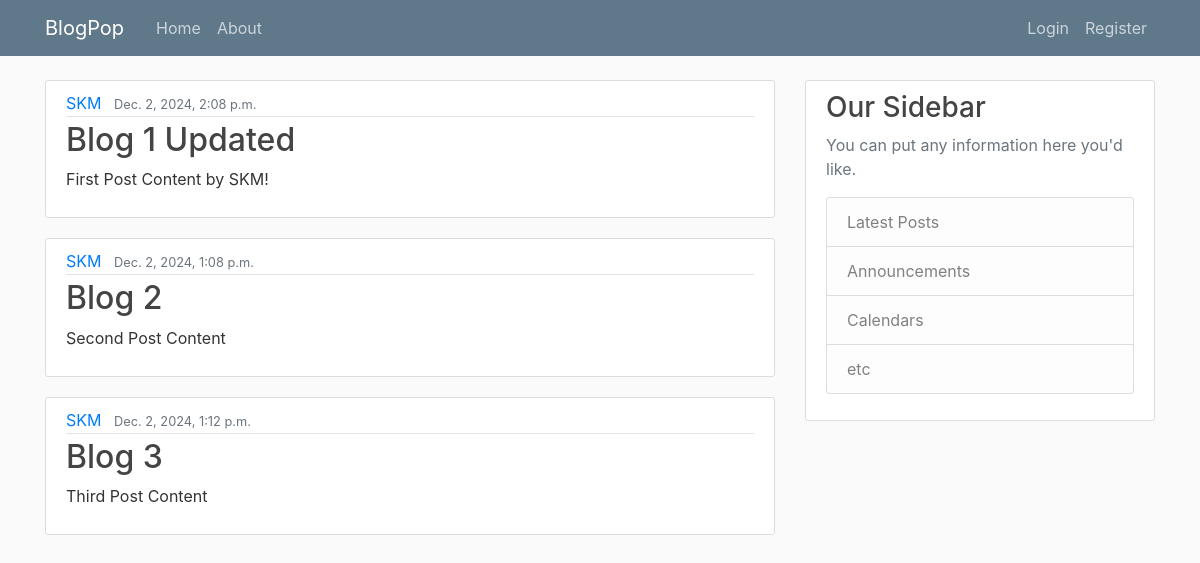
The page / on the database its author committed.
### BlogPop/models.py (models this page shows, shortened)
class Post(models.Model):
    title = models.CharField(max_length=100)
    content = models.TextField()
    date_posted = models.DateTimeField(default=timezone.now)
    author = models.ForeignKey(User, on_delete=models.CASCADE)

### BlogPop/views.py (the view)
# urls.py: path('', views.home, name="Blog-home"),
def home(request):
    context = {'posts': Post.objects.all()}
    return render(request, 'BlogPop/home.html', context)

### BlogPop/templates/BlogPop/home.html
{% extends "BlogPop/base.html" %}
{% block content %}
    {% for post in posts %}
        <article class="media content-section">
          <div class="media-body">
            <div class="article-metadata">
              <a class="mr-2" href="#">{{ post.author }}</a>
              <small class="text-muted">{{ post.date_posted }}</small>
            </div>
            <h2><a class="article-title" href="#">{{ post.title }}</a></h2>
            <p class="article-content">{{ post.content }}</p>
          </div>
        </article>
    {% endfor %}
{% endblock content %}

### BlogPop/static/BlogPop/main.css (style rules this page uses)
body { background: #fafafa; color: #333333; margin-top: 5rem; }
h1, h2, h3, h4, h5, h6 { color: #444444; }
.content-section { background: #ffffff; padding: 10px 20px; border: 1px solid #dddddd; border-radius: 3px; margin-bottom: 20px; }
.article-title { color: #444444; }
.article-content { white-space: pre-line; }
.article-metadata { padding-bottom: 1px; margin-bottom: 4px; border-bottom: 1px solid #e3e3e3 }

### rows shown on the page
Post: author "SKM", date_posted "Dec. 2, 2024, 2:08 p.m.", title "Blog 1 Updated", content "First Post Content by SKM!"
Post: author "SKM", date_posted "Dec. 2, 2024, 1:08 p.m.", title "Blog 2", content "Second Post Content"
Post: author "SKM", date_posted "Dec. 2, 2024, 1:12 p.m.", title "Blog 3", content "Third Post Content"
